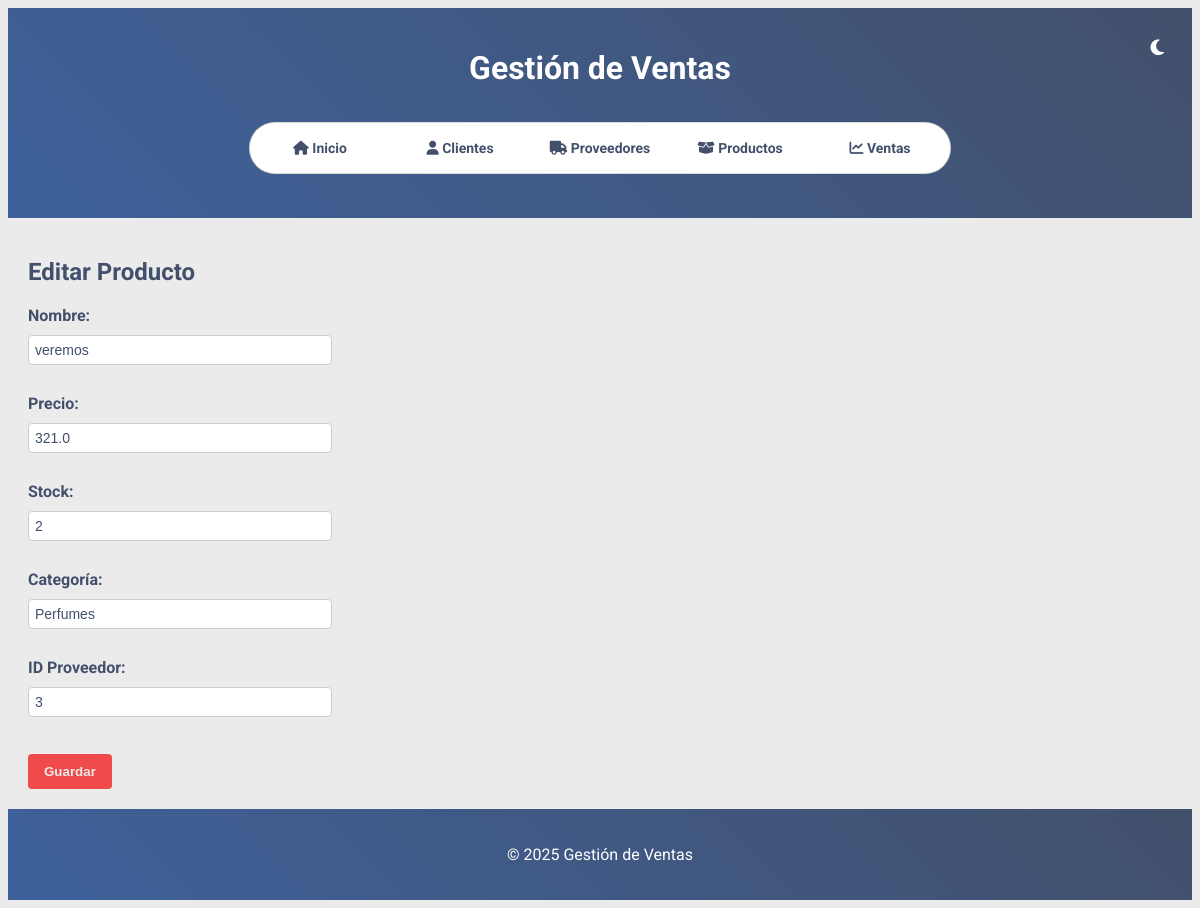
The page /productos/editar/2 on the database as committed earlier.
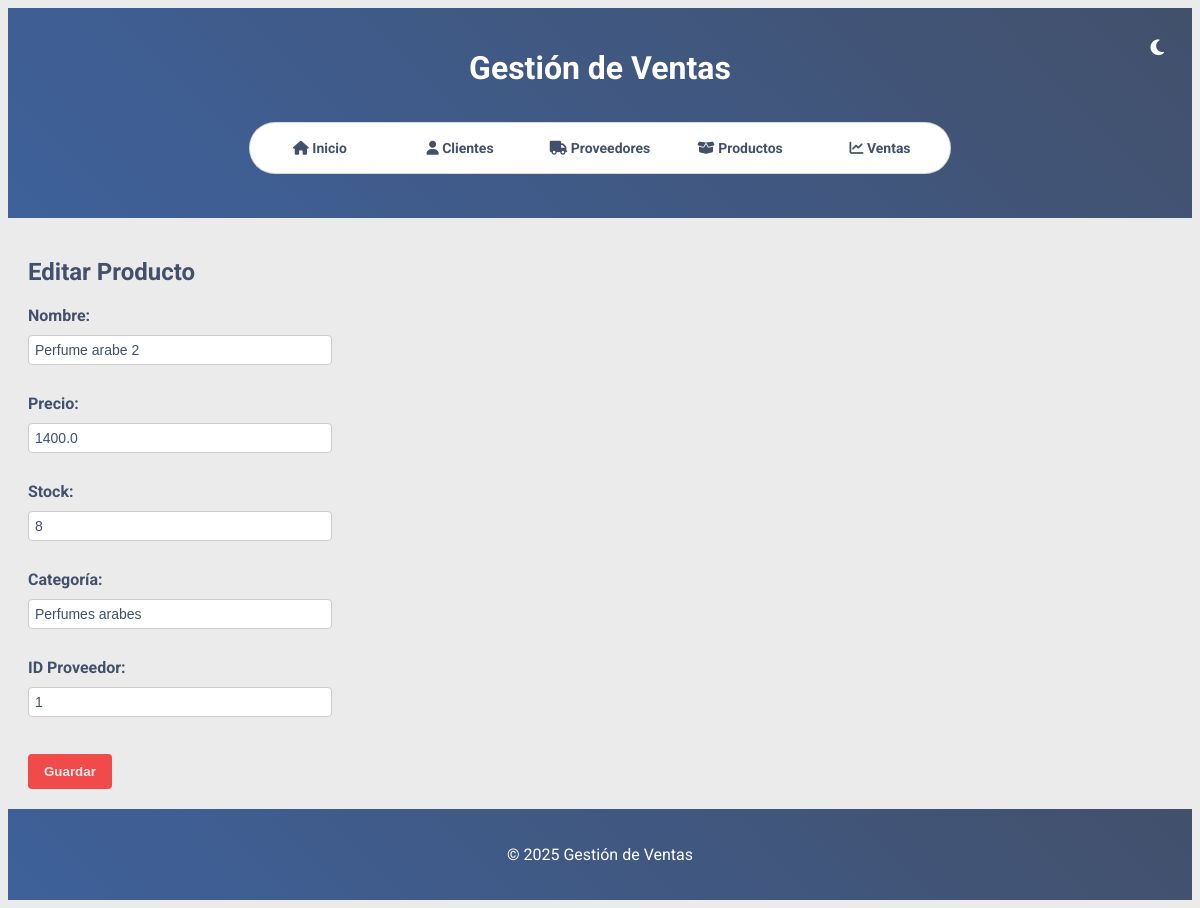
The same page on the database as committed later.
### models/producto.py (models this page shows, shortened)
class Producto(db.Model):
    __tablename__ = 'productos'
    id = db.Column(db.Integer, primary_key=True)
    name = db.Column(db.String(50), nullable=False)
    precio = db.Column(db.Float, nullable=True)
    stock = db.Column(db.Integer, nullable=True)
    categoria = db.Column(db.String(50), nullable=False)
    proveedor_id = db.Column(db.Integer, db.ForeignKey('proveedores.id'), nullable=False)

### routes/productos.py (the view, shortened to what this page needs)
@bp.route('/editar/<int:id>', methods=['GET', 'POST'])
def editar_producto_view(id):
    producto = Producto.query.get_or_404(id)
    return render_template('productos/editar.html', producto=producto)

### templates/productos/editar.html (shortened to what this page needs)
{% extends "base.html" %}
{% block content %}
<h2>Editar Producto</h2>
<form method="POST">
    <label for="name">Nombre:</label>
    <input type="text" name="name" id="name" value="{{ producto.name }}" required>
    <br><br>
    <label for="precio">Precio:</label>
    <input type="number" step="0.01" name="precio" id="precio" value="{{ producto.precio }}">
    <br><br>
    <label for="stock">Stock:</label>
    <input type="number" name="stock" id="stock" value="{{ producto.stock }}">
    <br><br>
    <label for="categoria">Categoría:</label>
    <input type="text" name="categoria" id="categoria" value="{{ producto.categoria }}" required>
    <br><br>
    <label for="proveedor_id">ID Proveedor:</label>
    <input type="number" name="proveedor_id" id="proveedor_id" value="{{ producto.proveedor_id }}" required>
    <br><br>
    <button type="submit">Guardar</button>
</form>
{% endblock %}

Rows that differ between the two databases and show on the page:
changed Producto: name "veremos" → "Perfume arabe 2"; precio "321.0" → "1400.0"; stock "2" → "8"; categoria "Perfumes" → "Perfumes arabes"; proveedor_id "3" → "1"
